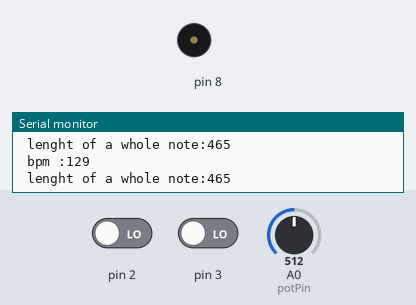
A sketch run on a simulated Arduino Uno, built with avr-gcc and run on an emulated ATmega328P. Shown: buzzer (waves = sounding), the last lines printed to the serial monitor. Inputs (shaded band) come from the test bench; at power-on: pin 2 LOW, A0 (potPin) = 512, pin 3 LOW.

Above: at 1.3 s.
1.4 s: pin 2 driven HIGH
At 2.05 s:
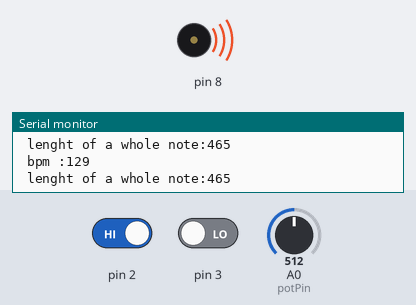
4.4 s: A0 (potPin) set to 716
7.4 s: pin 3 driven HIGH
10.4 s: pin 2 driven LOW
13.4 s: pin 2 driven HIGH
Timing chart, 0 to 17.4 s (numbered marks = the images above; inputs shaded):
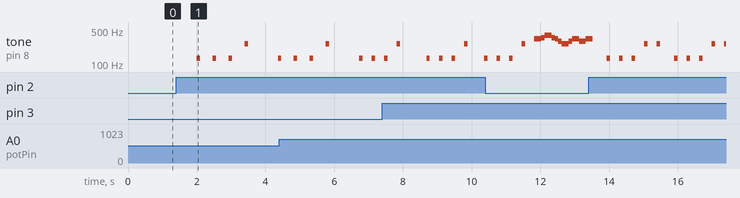

The sketch:

ProjectJukebox.ino
```cpp
int const potPin = A0;
long beat;
long bpm;
long l;
long time;

int notes1[] = { 330, 330, 349, 392, 392, 349, 330, 294, 262, 262, 294, 330, 330, 294, 294,               //15
                 330, 330, 349, 392, 392, 349, 330, 294, 262, 262, 294, 330, 294, 262, 262,               //15
                 294, 294, 330, 262, 294, 330, 349, 330, 262, 294, 330, 349, 330, 294, 262, 294, 296, 0,  //18
                 330, 330, 349, 392, 392, 349, 330, 294, 262, 262, 294, 330, 294, 262, 262 };             //15

long t1[] = { 1, 1, 1, 1, 1, 1, 1, 1, 1, 1, 1, 1, 1.5, 0.5, 2,
              1, 1, 1, 1, 1, 1, 1, 1, 1, 1, 1, 1, 1.5, 0.5, 2,
              1, 1, 1, 1, 1, 0.5, 0.5, 1, 1, 1, 0.5, 0.5, 1, 1, 1, 1,
              1, 1, 1, 1, 1, 1, 1, 1, 1, 1, 1, 1, 1.5, 0.5, 2 };
int N1 = 63;

int notes2[] = { 262, 294, 330, 262, 330, 262, 330, 294, 330, 349, 349, 330, 294, 349, 330, 349, 392, 330,            //18
                 392, 330, 392, 349, 392, 440, 440, 392, 330, 440, 392, 262, 294, 330, 349, 392, 440,                 //17
                 440, 294, 330, 370, 392, 440, 494, 494, 330, 370, 415, 440, 494, 523, 494, 466, 440, 349, 494, 392,  //20
                 523, 392, 330, 262, 262, 294, 330, 349, 392, 440, 494, 523, 523, 392, 523 };                         //15

long t2[] = { 1.5, 0.5, 1.5, 0.5, 1, 1, 2, 1.5, 0.5, 0.5, 0.5, 0.5, 0.5, 4, 1.5, 0.5, 1.5, 0.5,        //18
              1, 1, 2, 1.5, 0.5, 0.5, 0.5, 0.5, 0.5, 4, 1.5, 0.5, 0.5, 0.5, 0.5, 0.5, 4,               //17
              1.5, 0.5, 0.5, 0.5, 0.5, 0.5, 4, 1.5, 0.5, 0.5, 0.5, 0.5, 0.5, 3, 0.5, 0.5, 1, 1, 1, 1,  //20
              1, 1, 1, 1, 0.5, 0.5, 0.5, 0.5, 0.5, 0.5, 0.5, 0.5, 1, 1, 2 };                           //15
int N2 = 70;
//int notes3[] = {131,147,165,175,196,220,246};
//int notes4[] = {262,294,330,349,392,440,494};
//int notes5[] = {523,587,659,698,784,880,989};

int startswitch = 0;  //switch that starts the track
int trackswitch = 0;  //switch that selects the track
int track = 0;        //track seletcted
void setup() {
  // put your setup code here, to run once:
  pinMode(2, INPUT);
  pinMode(3, INPUT);
  Serial.begin(9600);
}

void loop() {
  // put your main code here, to run repeatedly:

  if (track == 0) Serial.print("TRACK 0: METRONOME SETTING");
  while (track == 0) {
    startswitch = digitalRead(2);
    trackswitch = digitalRead(3);
    beat = analogRead(potPin);          //use te pot pin to control the beat
    bpm = map(beat, 0, 1023, 40, 218);  //convert the beat in beats per minute
    l = 60000 / bpm;                    //lenght of a whole note
    Serial.print(" bpm :");
    Serial.println(bpm);
    Serial.print(" lenght of a whole note:");
    Serial.println(l);
    delay(500);
    if (startswitch == HIGH) {
      for (int i = 0; i < 3; i++) {
        tone(8, 131, 100);

        delay(l);
        noTone(8);
      }
      tone(8, 262, 100);
      delay(l);
      noTone(8);
    }

    if (trackswitch == HIGH) {
      track++;
      delay(200);
    }
  }

  if (track == 1) {
    Serial.println("TRACK 1: ODE TO JOY. PRESS SWITCH TO START");
    Serial.print(" bpm: ");
    Serial.println(bpm);
    Serial.print(" note lenght: ");
    Serial.println(l);
  }
  while (track == 1) {
    startswitch = digitalRead(2);
    trackswitch = digitalRead(3);
    if (startswitch == HIGH) {
      Serial.println("PLAYING");
      startswitch == LOW;
      for (int i = 0; i < 3; i++) {
        tone(8, 131, 100);
        delay(l);
        noTone(8);
      }
      tone(8, 262, 100);
      delay(l);
      noTone(8);
      for (int i = 0; i < N1; i++) {
        time = t1[i] * l;
        startswitch = digitalRead(2);
        if (notes1[i] == 0) {
          noTone(8);
          delay(time);
        } else {
          tone(8, notes1[i], time);
          delay(100);
          noTone(8);
        }
        if (startswitch == HIGH) {
          delay(200);
          Serial.println("TRACK STOPPED");
          break;
        }
      }
      if (trackswitch == HIGH) {
        track++;
        delay(200);
        trackswitch = LOW;
      }
    }
  }

  if (track == 2) {
    Serial.print("TRACK 2: DO RE MI. PRESS SWITCH TO START");
    Serial.print(" bpm: ");
    Serial.println(bpm);
    Serial.print(" note lenght: ");
    Serial.println(l);
  }
  while (track == 2) {
    startswitch = digitalRead(2);
    trackswitch = digitalRead(3);
    if (startswitch == HIGH) {
      for (int i = 0; i < 3; i++) {
        tone(8, 131, 100);
        delay(l);
        noTone(8);
      }
      tone(8, 262, 100);
      delay(l);
      noTone(8);
      for (int i = 0; i < N2; i++) {
        time = t2[i] * l;
        if (notes2[i] == 0) {
          noTone(8);
          delay(time);
        } else tone(8, notes2[i], time);
        delay(100);
        noTone(8);
        if (startswitch == HIGH) {
          delay(200);
          Serial.print("TRACK STOPPED");
          break;
        }
      }
      if (trackswitch == HIGH) {
        track == 0;
        delay(200);
      }
    }
  }
}
```

Measured:
- after the input at 1.4 s, tone on pin 8: plays 131 Hz for 0.10 s, 131 Hz for 0.10 s, 131 Hz for 0.10 s, 262 Hz for 0.10 s, 131 Hz for 0.04 s, starting after 0.60 s
